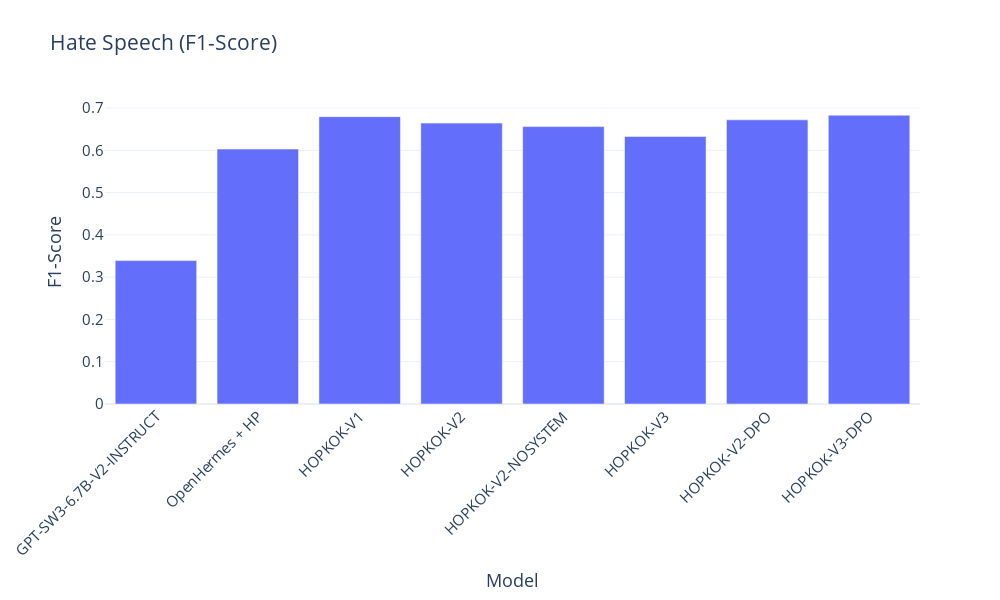
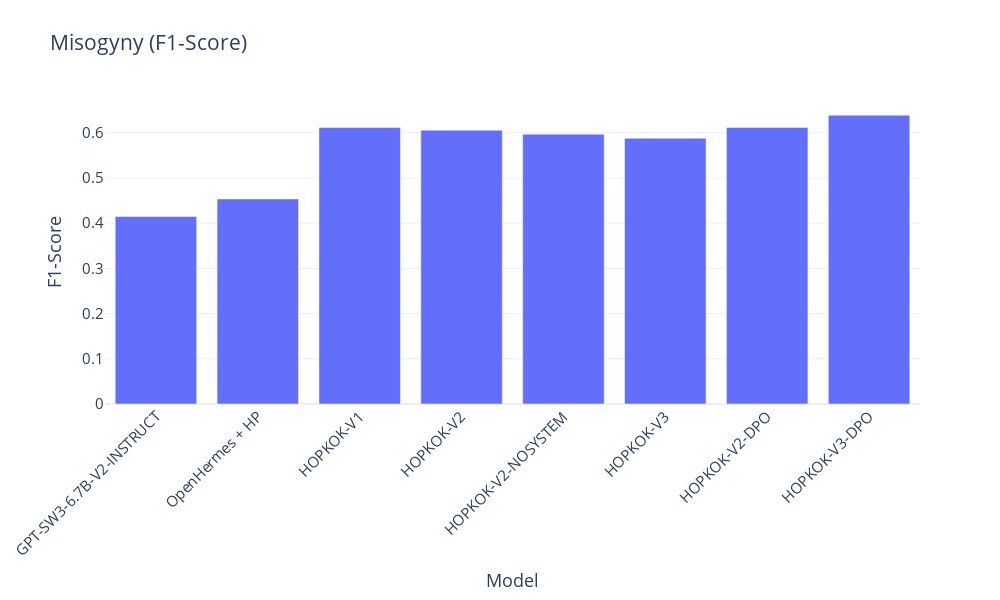

Source (notebook cell) for these figures, in order:
### Code cell
import plotly.graph_objects as go
import pandas as pd

# Data for the first bar chart
data_hate_speech = {
    'Model': ['GPT-SW3-6.7B-V2-INSTRUCT', 'OpenHermes + HP', 'HOPKOK-V1', 'HOPKOK-V2', 'HOPKOK-V2-NOSYSTEM', 'HOPKOK-V3', 'HOPKOK-V2-DPO', 'HOPKOK-V3-DPO'],
    'Values': [0.3392284014795779, 0.6030169618506448, 0.6797393539922577, 0.6643879741484077, 0.6561754117453414, 0.6330294388417612, 0.6721525389592762, 0.6831262134969214]
}

# Data for the second bar chart
data_misogyny = {
    'Model': ['GPT-SW3-6.7B-V2-INSTRUCT', 'OpenHermes + HP', 'HOPKOK-V1', 'HOPKOK-V2', 'HOPKOK-V2-NOSYSTEM', 'HOPKOK-V3', 'HOPKOK-V2-DPO', 'HOPKOK-V3-DPO'],
    'Values': [0.4148054465198028, 0.4536953126958451, 0.6114804907253755, 0.60572904356519, 0.5969764521717035, 0.5878238579124051, 0.6119364434257438, 0.6388888888888888]
}

# Create a function to generate a bar chart in Plotly
def create_plotly_bar_chart(data, title):
    fig = go.Figure(data=[
        go.Bar(name=model, x=data['Model'], y=data['Values'])
    ])
    fig.update_layout(
        title=title,
        xaxis_title='Model',
        yaxis_title='F1-Score',
        xaxis_tickangle=-45,  # Tilt x-axis labels
        barmode='group',
        template='plotly_white',  # Cleaner design
        width=1000,
        height=600,
        font=dict(size=15),
    )
    fig.show()

# Create the bar charts
create_plotly_bar_chart(data_hate_speech, 'Hate Speech (F1-Score)')
create_plotly_bar_chart(data_misogyny, 'Misogyny (F1-Score)')

### Figure 1 — Plotly figure (JSON) as saved in the notebook; plotly's stock layout.template omitted (floating-point values rounded to 4 significant figures)
{"data": [{"name": "HOPKOK-V3-DPO", "type": "bar", "x": ["GPT-SW3-6.7B-V2-INSTRUCT", "OpenHermes + HP", "HOPKOK-V1", "HOPKOK-V2", "HOPKOK-V2-NOSYSTEM", "HOPKOK-V3", "HOPKOK-V2-DPO", "HOPKOK-V3-DPO"], "y": [0.3392, 0.603, 0.6797, 0.6644, 0.6562, 0.633, 0.6722, 0.6831]}], "layout": {"barmode": "group", "font": {"size": 15}, "height": 600, "title": {"text": "Hate Speech (F1-Score)"}, "width": 1000, "xaxis": {"tickangle": -45, "title": {"text": "Model"}}, "yaxis": {"title": {"text": "F1-Score"}}}}

### Figure 2 — Plotly figure (JSON) as saved in the notebook; plotly's stock layout.template omitted (floating-point values rounded to 4 significant figures)
{"data": [{"name": "HOPKOK-V3-DPO", "type": "bar", "x": ["GPT-SW3-6.7B-V2-INSTRUCT", "OpenHermes + HP", "HOPKOK-V1", "HOPKOK-V2", "HOPKOK-V2-NOSYSTEM", "HOPKOK-V3", "HOPKOK-V2-DPO", "HOPKOK-V3-DPO"], "y": [0.4148, 0.4537, 0.6115, 0.6057, 0.597, 0.5878, 0.6119, 0.6389]}], "layout": {"barmode": "group", "font": {"size": 15}, "height": 600, "title": {"text": "Misogyny (F1-Score)"}, "width": 1000, "xaxis": {"tickangle": -45, "title": {"text": "Model"}}, "yaxis": {"title": {"text": "F1-Score"}}}}
